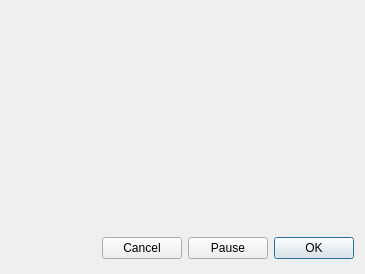
<?xml version="1.0" encoding="UTF-8"?>
<ui version="4.0">
 <class>CHeaderDownloadProgressBaseDialog</class>
 <widget class="QDialog" name="CHeaderDownloadProgressBaseDialog">
  <property name="geometry">
   <rect>
    <x>0</x>
    <y>0</y>
    <width>365</width>
    <height>274</height>
   </rect>
  </property>
  <property name="windowTitle">
   <string>Download Header Files Log</string>
  </property>
  <layout class="QVBoxLayout">
   <item>
    <widget class="Q3ListBox" name="m_listboxlog">
     <property name="currentItem">
      <number>-1</number>
     </property>
    </widget>
   </item>
   <item>
    <layout class="QHBoxLayout">
     <item>
      <spacer name="spacer1">
       <property name="orientation">
        <enum>Qt::Horizontal</enum>
       </property>
       <property name="sizeType">
        <enum>QSizePolicy::Expanding</enum>
       </property>
       <property name="sizeHint" stdset="0">
        <size>
         <width>314</width>
         <height>30</height>
        </size>
       </property>
      </spacer>
     </item>
     <item>
      <widget class="QPushButton" name="m_pushbuttoncancel">
       <property name="text">
        <string>Cancel</string>
       </property>
       <property name="default">
        <bool>false</bool>
       </property>
      </widget>
     </item>
     <item>
      <widget class="QPushButton" name="m_pushbuttonpause">
       <property name="text">
        <string>Pause</string>
       </property>
       <property name="default">
        <bool>false</bool>
       </property>
      </widget>
     </item>
     <item>
      <widget class="QPushButton" name="m_pushbuttonok">
       <property name="text">
        <string>OK</string>
       </property>
       <property name="default">
        <bool>true</bool>
       </property>
      </widget>
     </item>
    </layout>
   </item>
  </layout>
 </widget>
 <layoutdefault spacing="6" margin="11"/>
 <pixmapfunction>qPixmapFromMimeSource</pixmapfunction>
 <customwidgets>
  <customwidget>
   <class>Q3Frame</class>
   <extends>QFrame</extends>
   <header>Qt3Support/Q3Frame</header>
   <container>1</container>
  </customwidget>
  <customwidget>
   <class>Q3ListBox</class>
   <extends>Q3Frame</extends>
   <header>q3listbox.h</header>
  </customwidget>
 </customwidgets>
 <resources/>
 <connections>
  <connection>
   <sender>m_pushbuttoncancel</sender>
   <signal>clicked()</signal>
   <receiver>CHeaderDownloadProgressBaseDialog</receiver>
   <slot>pushbuttoncancel_clicked()</slot>
   <hints>
    <hint type="sourcelabel">
     <x>20</x>
     <y>20</y>
    </hint>
    <hint type="destinationlabel">
     <x>20</x>
     <y>20</y>
    </hint>
   </hints>
  </connection>
  <connection>
   <sender>m_pushbuttonpause</sender>
   <signal>clicked()</signal>
   <receiver>CHeaderDownloadProgressBaseDialog</receiver>
   <slot>pushbuttonpause_clicked()</slot>
   <hints>
    <hint type="sourcelabel">
     <x>20</x>
     <y>20</y>
    </hint>
    <hint type="destinationlabel">
     <x>20</x>
     <y>20</y>
    </hint>
   </hints>
  </connection>
  <connection>
   <sender>m_pushbuttonok</sender>
   <signal>clicked()</signal>
   <receiver>CHeaderDownloadProgressBaseDialog</receiver>
   <slot>pushbuttonok_clicked()</slot>
   <hints>
    <hint type="sourcelabel">
     <x>20</x>
     <y>20</y>
    </hint>
    <hint type="destinationlabel">
     <x>20</x>
     <y>20</y>
    </hint>
   </hints>
  </connection>
 </connections>
</ui>
